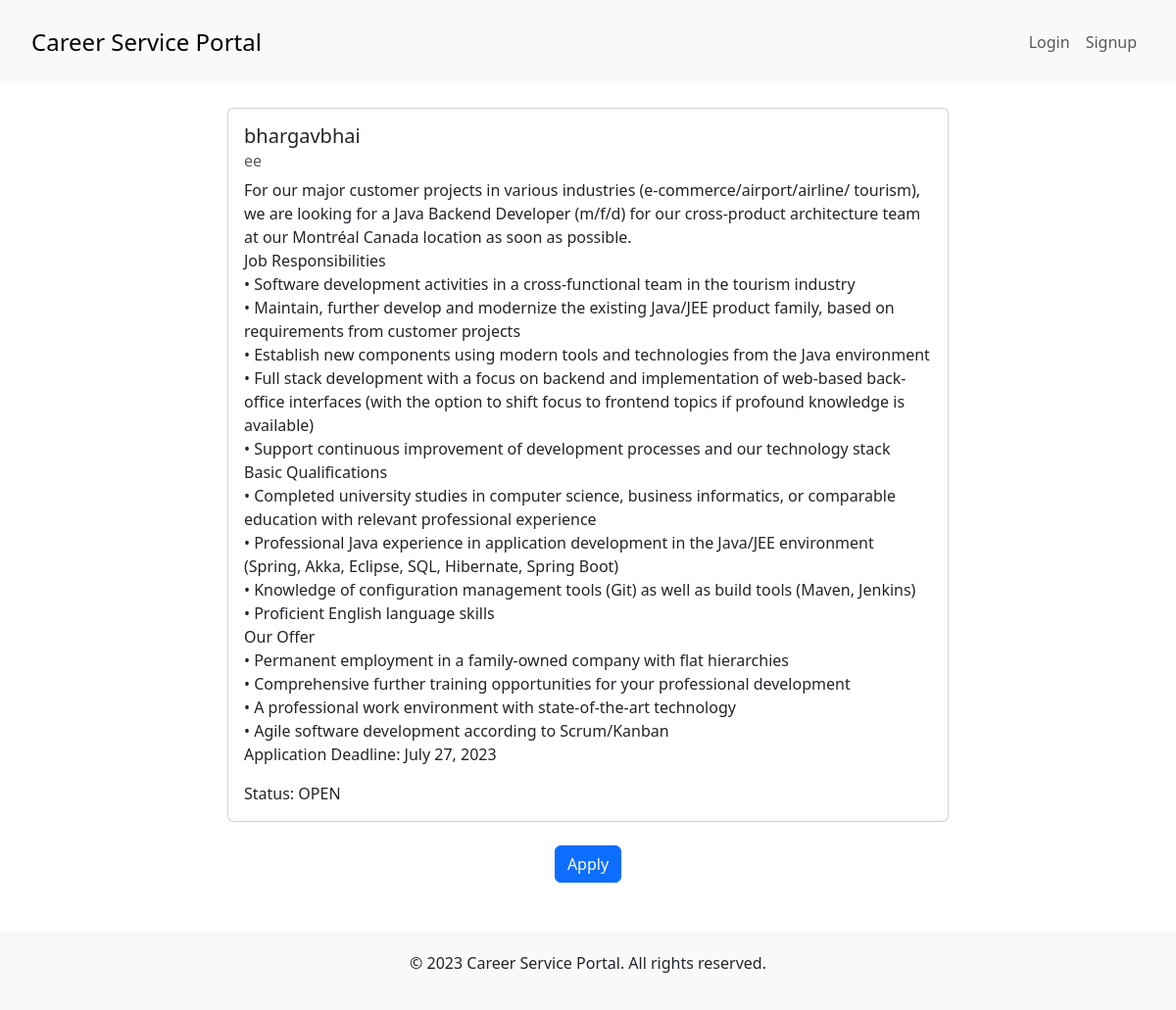
Page /candidates/job/8 on the earlier database version.
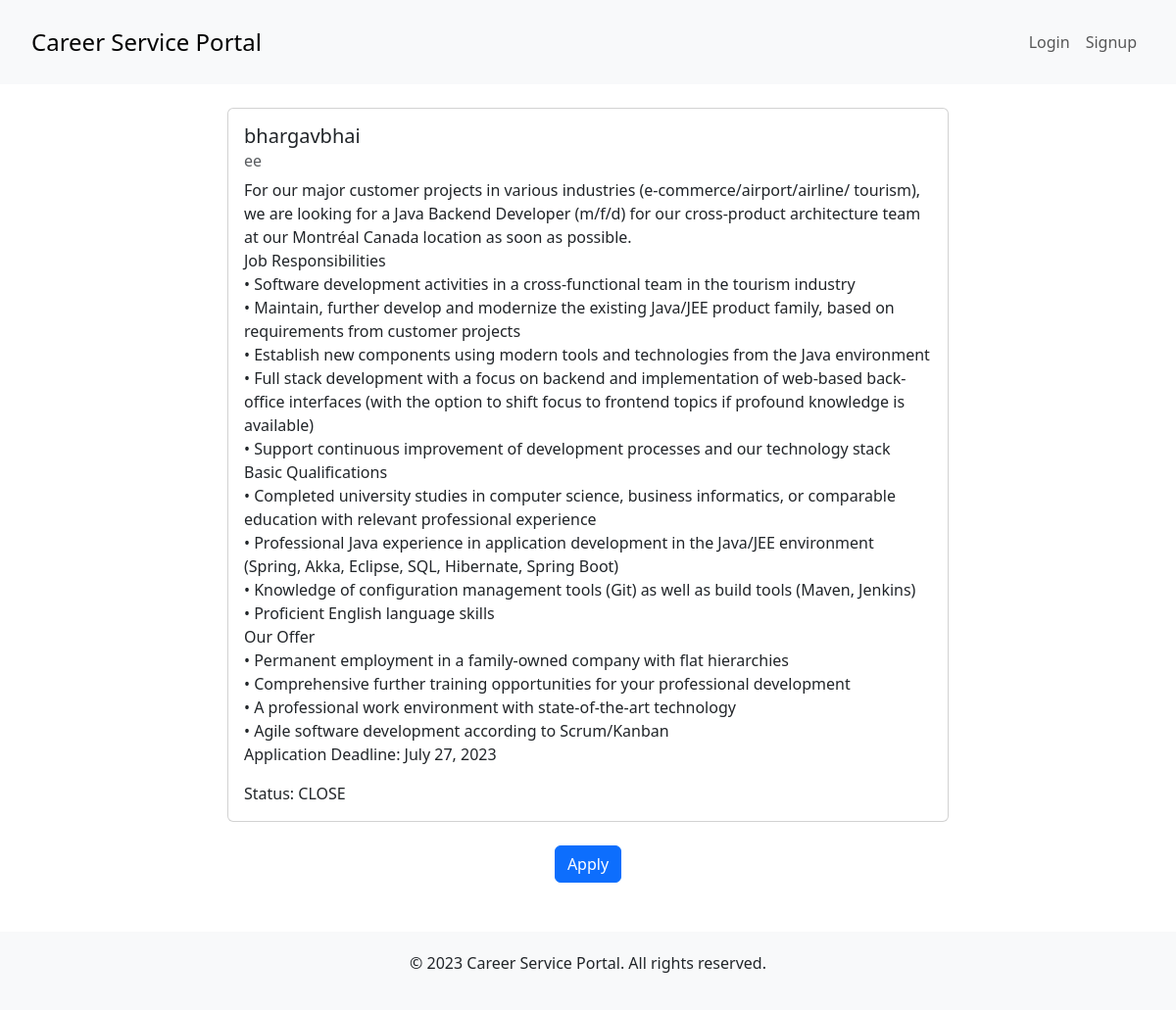
Same page on the later database version.
### employer/models.py (models this page shows, shortened)
class Job(models.Model):
    position=models.CharField(max_length=255)
    description = models.TextField()
    applicationDeadline = models.DateField()
    status=models.CharField(max_length=255)
    employer = models.ForeignKey(Employer, on_delete=models.CASCADE)

class Employer(models.Model):
    userID = models.ForeignKey(User, on_delete=models.CASCADE)
    companyName = models.CharField(max_length=255)
    companyEmail = models.EmailField()
    firstName = models.CharField(max_length=255)
    lastName = models.CharField(max_length=255)
    phone = models.CharField(max_length=255)

### candidate/views.py (the view)
# urls.py: path('job/<int:pk>', views.view_Job, name="view job"),
def view_Job(request, pk):
    c = checkLogin(request)
    try:
        job = Job.objects.filter(id=pk)[0]
    except Exception:
        return HttpResponseRedirect('/candidates/viewJobsTemplate.html')
    context = {
        'candidate': c,
        'job': job
    }
    return render(request, "candidates/viewJobTemplate.html", context)

### candidate/views.py (called while the page is built)
def checkLogin(request):
    if 'c_id' in request.session:
        id = request.session['c_id']
        try:
            c = Candidate.objects.filter(id=id)[0]
            return c
        except Exception:
            return HttpResponseRedirect('')
    else:
        return HttpResponseRedirect('')

### templates/candidates/viewJobTemplate.html
{% extends "shared/base.html" %}
{% block content %}
<div class="container">
  <div class="row justify-content-center">
    <div class="col-md-8">
      <div class="card mt-4">
        <div class="card-body">
          <h5 class="card-title">{{ job.position }}</h5>
          <h6 class="card-subtitle mb-2 text-muted">{{ job.employer.companyName }}</h6>
          {% for line in job.description.splitlines %}
            <p class="card-text" style="margin-bottom: 0;">{{ line }}</p>
          {% endfor %}
          <p class="card-text">Application Deadline: {{ job.applicationDeadline }}</p>
          <p class="card-text">Status: {{ job.status }}</p>
        </div>
      </div>
    </div>
  </div>
</div>
<div class="container mt-4">
  <div class="row justify-content-center">
    <div class="col-md-8 text-center">
      <a href="apply/{{job.id}}" class="btn btn-primary">Apply</a>
    </div>
  </div>
</div>
{% endblock %}

Differences in the rows shown:
changed Job "bhargavbhai": status "OPEN" → "CLOSE"
